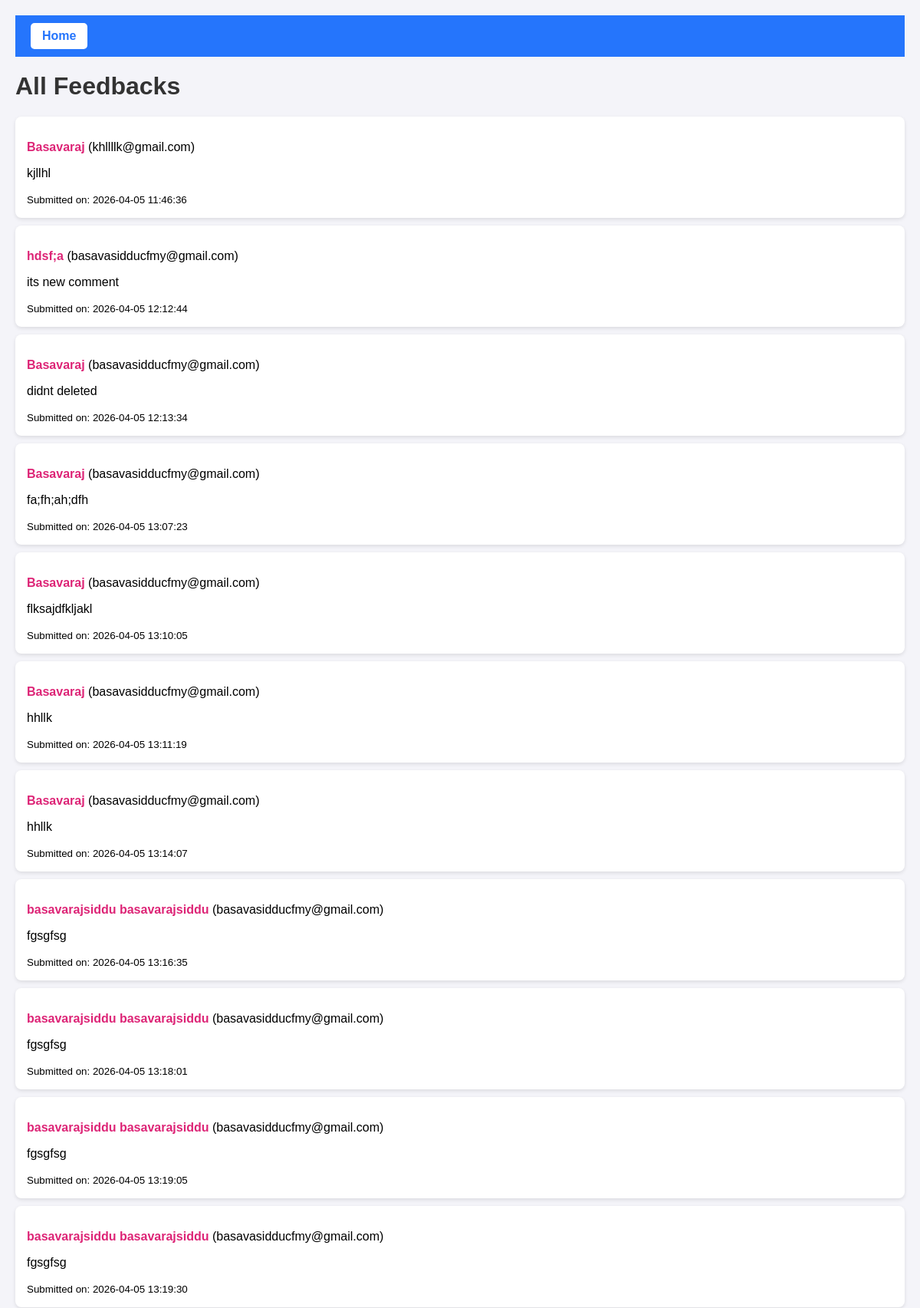
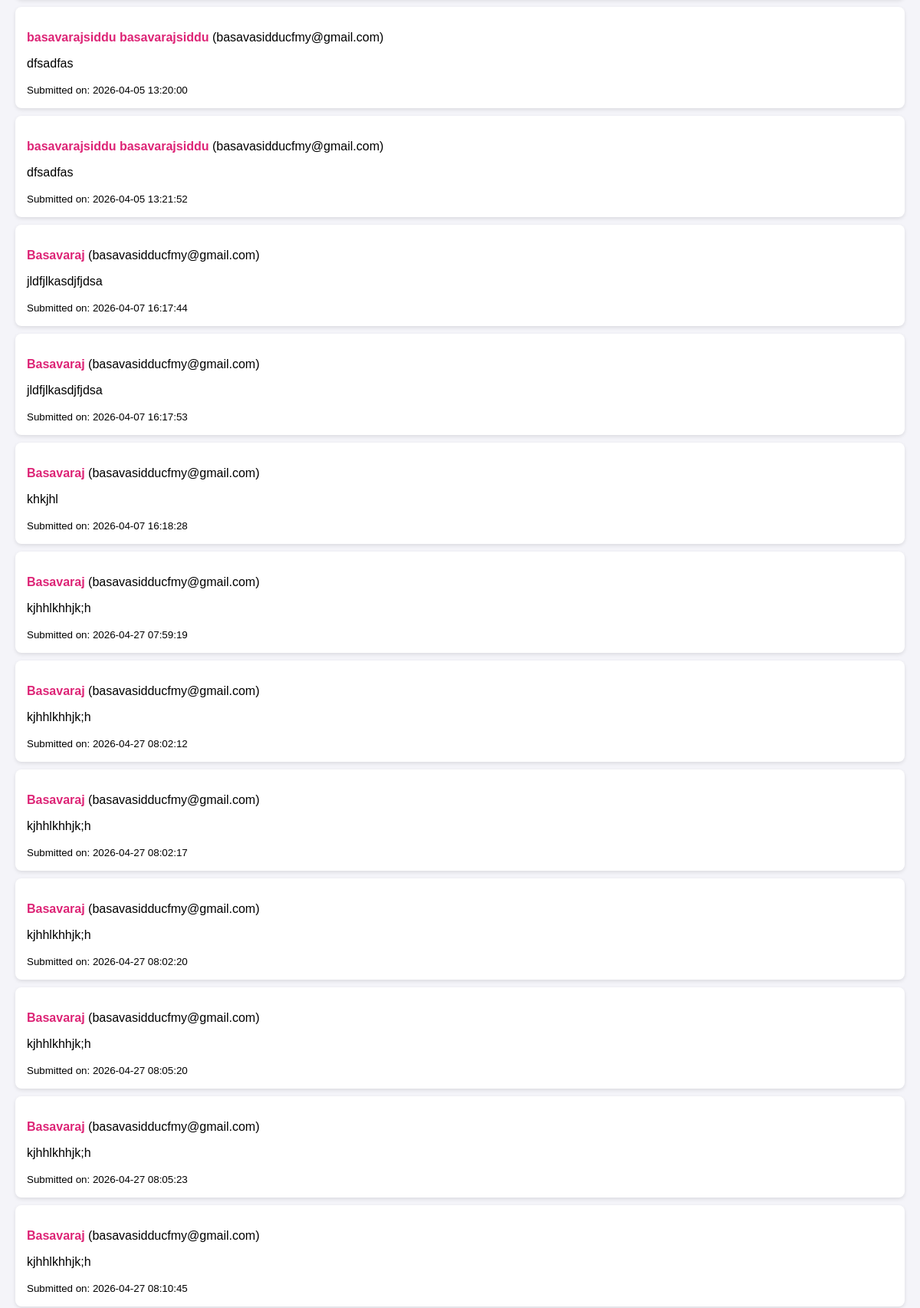
The app's page /feedbacks (upper part) with its own data (2 pictures, top to bottom).
### simple_app/app.py (models this page shows, shortened)
class Feedback(db.Model):
    id = db.Column(db.Integer, primary_key=True)
    name = db.Column(db.String(100), nullable=False)
    email = db.Column(db.String(120), nullable= False)
    message = db.Column(db.Text, nullable= False)
    created_at = db.Column(db.DateTime, default=datetime.now) # timestamp

### simple_app/app.py (the view)
@app.route("/feedbacks")
def feedbacks():
    all_feedback = Feedback.query.all()
    return render_template("feedbacks.html", feedbacks= all_feedback)

### simple_app/templates/feedbacks.html (shortened to what this page needs)
<!DOCTYPE html>
<html lang="en">
<head>
</head>
<body>
    <header>
        <a href="/" class="home-btn">Home</a>
    </header>
    <h1>All Feedbacks</h1>
    {% for fb in feedbacks %}
        <div class="feedback">
            <p><strong>{{ fb.name }}</strong> ({{ fb.email }})</p>
            <p>{{ fb.message }}</p>
            <small>Submitted on: {{ fb.created_at.strftime("%Y-%m-%d %H:%M:%S") }}</small>
        </div>
    {% else %}
        <p>No feedbacks yet.</p>
    {% endfor %}
</body>
</html>

### simple_app/templates/feedbacks.html (style rules this page uses)
body { font-family: Arial, sans-serif; background: #f4f4f9; padding: 20px; margin: 0; }
header { background: #2575fc; color: white; padding: 10px 20px; display: flex; align-items: center; }
header a.home-btn { background: white; color: #2575fc; text-decoration: none; padding: 8px 15px; border-radius: 5px; font-weight: bold; }
h1 { color: #333; margin-top: 20px; }
.feedback { background: white; padding: 15px; margin: 10px 0; border-radius: 8px; box-shadow: 0 2px 5px rgba(0,0,0,0.1); }
.feedback strong { color: #dd2476; }

### records on screen
Feedback: name "Basavaraj", email "khllllk@gmail.com", message "kjllhl", created_at "2026-04-05 11:46:36"
Feedback: name "hdsf;a", email "basavasidducfmy@gmail.com", message "its new comment", created_at "2026-04-05 12:12:44"
Feedback: name "Basavaraj", email "basavasidducfmy@gmail.com", message "didnt deleted", created_at "2026-04-05 12:13:34"
Feedback: name "Basavaraj", email "basavasidducfmy@gmail.com", message "fa;fh;ah;dfh", created_at "2026-04-05 13:07:23"
Feedback: name "Basavaraj", email "basavasidducfmy@gmail.com", message "flksajdfkljakl", created_at "2026-04-05 13:10:05"
Feedback: name "Basavaraj", email "basavasidducfmy@gmail.com", message "hhllk", created_at "2026-04-05 13:11:19"
Feedback: name "Basavaraj", email "basavasidducfmy@gmail.com", message "hhllk", created_at "2026-04-05 13:14:07"
Feedback: name "basavarajsiddu basavarajsiddu", email "basavasidducfmy@gmail.com", message "fgsgfsg", created_at "2026-04-05 13:16:35"
Feedback: name "basavarajsiddu basavarajsiddu", email "basavasidducfmy@gmail.com", message "fgsgfsg", created_at "2026-04-05 13:18:01"
Feedback: name "basavarajsiddu basavarajsiddu", email "basavasidducfmy@gmail.com", message "fgsgfsg", created_at "2026-04-05 13:19:05"
Feedback: name "basavarajsiddu basavarajsiddu", email "basavasidducfmy@gmail.com", message "fgsgfsg", created_at "2026-04-05 13:19:30"
Feedback: name "basavarajsiddu basavarajsiddu", email "basavasidducfmy@gmail.com", message "dfsadfas", created_at "2026-04-05 13:20:00"
Feedback: name "basavarajsiddu basavarajsiddu", email "basavasidducfmy@gmail.com", message "dfsadfas", created_at "2026-04-05 13:21:52"
Feedback: name "Basavaraj", email "basavasidducfmy@gmail.com", message "jldfjlkasdjfjdsa", created_at "2026-04-07 16:17:44"
Feedback: name "Basavaraj", email "basavasidducfmy@gmail.com", message "jldfjlkasdjfjdsa", created_at "2026-04-07 16:17:53"
Feedback: name "Basavaraj", email "basavasidducfmy@gmail.com", message "khkjhl", created_at "2026-04-07 16:18:28"
Feedback: name "Basavaraj", email "basavasidducfmy@gmail.com", message "kjhhlkhhjk;h", created_at "2026-04-27 07:59:19"
Feedback: name "Basavaraj", email "basavasidducfmy@gmail.com", message "kjhhlkhhjk;h", created_at "2026-04-27 08:02:12"
Feedback: name "Basavaraj", email "basavasidducfmy@gmail.com", message "kjhhlkhhjk;h", created_at "2026-04-27 08:02:17"
Feedback: name "Basavaraj", email "basavasidducfmy@gmail.com", message "kjhhlkhhjk;h", created_at "2026-04-27 08:02:20"
Feedback: name "Basavaraj", email "basavasidducfmy@gmail.com", message "kjhhlkhhjk;h", created_at "2026-04-27 08:05:20"
Feedback: name "Basavaraj", email "basavasidducfmy@gmail.com", message "kjhhlkhhjk;h", created_at "2026-04-27 08:05:23"
Feedback: name "Basavaraj", email "basavasidducfmy@gmail.com", message "kjhhlkhhjk;h", created_at "2026-04-27 08:10:45"
